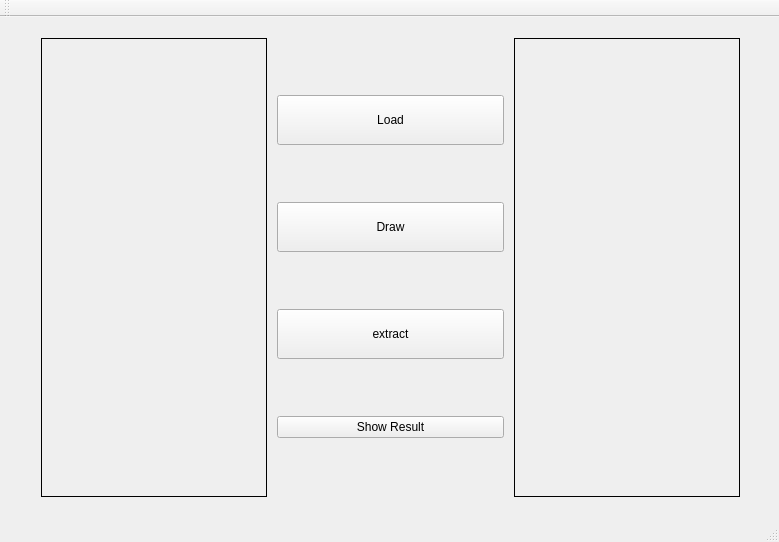
<?xml version="1.0" encoding="UTF-8"?>
<ui version="4.0">
 <class>MainWindow</class>
 <widget class="QMainWindow" name="MainWindow">
  <property name="geometry">
   <rect>
    <x>0</x>
    <y>0</y>
    <width>779</width>
    <height>542</height>
   </rect>
  </property>
  <property name="windowTitle">
   <string>MainWindow</string>
  </property>
  <widget class="QWidget" name="centralWidget">
   <widget class="QWidget" name="layoutWidget">
    <property name="geometry">
     <rect>
      <x>30</x>
      <y>10</y>
      <width>721</width>
      <height>481</height>
     </rect>
    </property>
    <layout class="QHBoxLayout" name="horizontalLayout">
     <property name="spacing">
      <number>10</number>
     </property>
     <property name="sizeConstraint">
      <enum>QLayout::SetMinimumSize</enum>
     </property>
     <item>
      <widget class="imgLabel" name="label_image">
       <property name="sizePolicy">
        <sizepolicy hsizetype="Minimum" vsizetype="Minimum">
         <horstretch>0</horstretch>
         <verstretch>0</verstretch>
        </sizepolicy>
       </property>
       <property name="frameShape">
        <enum>QFrame::Box</enum>
       </property>
       <property name="frameShadow">
        <enum>QFrame::Plain</enum>
       </property>
       <property name="text">
        <string/>
       </property>
       <property name="scaledContents">
        <bool>false</bool>
       </property>
       <property name="wordWrap">
        <bool>false</bool>
       </property>
      </widget>
     </item>
     <item>
      <layout class="QVBoxLayout" name="verticalLayout">
       <property name="spacing">
        <number>0</number>
       </property>
       <property name="sizeConstraint">
        <enum>QLayout::SetMinimumSize</enum>
       </property>
       <item>
        <widget class="QPushButton" name="pushButton_load">
         <property name="sizePolicy">
          <sizepolicy hsizetype="Minimum" vsizetype="Fixed">
           <horstretch>0</horstretch>
           <verstretch>0</verstretch>
          </sizepolicy>
         </property>
         <property name="minimumSize">
          <size>
           <width>210</width>
           <height>50</height>
          </size>
         </property>
         <property name="text">
          <string>Load</string>
         </property>
         <property name="icon">
          <iconset>
           <normaloff>:/MyIcons/png/photos13.png</normaloff>:/MyIcons/png/photos13.png</iconset>
         </property>
        </widget>
       </item>
       <item>
        <widget class="QPushButton" name="pushButton_draw">
         <property name="enabled">
          <bool>true</bool>
         </property>
         <property name="sizePolicy">
          <sizepolicy hsizetype="Minimum" vsizetype="Fixed">
           <horstretch>0</horstretch>
           <verstretch>0</verstretch>
          </sizepolicy>
         </property>
         <property name="minimumSize">
          <size>
           <width>210</width>
           <height>50</height>
          </size>
         </property>
         <property name="text">
          <string>Draw</string>
         </property>
         <property name="icon">
          <iconset>
           <normaloff>:/MyIcons/png/paint86.png</normaloff>:/MyIcons/png/paint86.png</iconset>
         </property>
         <property name="checkable">
          <bool>true</bool>
         </property>
        </widget>
       </item>
       <item>
        <widget class="QPushButton" name="pushButton_extract">
         <property name="sizePolicy">
          <sizepolicy hsizetype="Minimum" vsizetype="Fixed">
           <horstretch>0</horstretch>
           <verstretch>0</verstretch>
          </sizepolicy>
         </property>
         <property name="minimumSize">
          <size>
           <width>210</width>
           <height>50</height>
          </size>
         </property>
         <property name="text">
          <string>extract</string>
         </property>
         <property name="icon">
          <iconset>
           <normaloff>:/MyIcons/png/photo24.png</normaloff>:/MyIcons/png/photo24.png</iconset>
         </property>
        </widget>
       </item>
       <item>
        <widget class="QPushButton" name="pushButton_Result">
         <property name="text">
          <string>Show Result</string>
         </property>
        </widget>
       </item>
      </layout>
     </item>
     <item>
      <widget class="QLabel" name="label_drawing">
       <property name="sizePolicy">
        <sizepolicy hsizetype="Minimum" vsizetype="Minimum">
         <horstretch>0</horstretch>
         <verstretch>0</verstretch>
        </sizepolicy>
       </property>
       <property name="frameShape">
        <enum>QFrame::Box</enum>
       </property>
       <property name="text">
        <string/>
       </property>
      </widget>
     </item>
    </layout>
   </widget>
  </widget>
  <widget class="QMenuBar" name="menuBar">
   <property name="geometry">
    <rect>
     <x>0</x>
     <y>0</y>
     <width>779</width>
     <height>25</height>
    </rect>
   </property>
  </widget>
  <widget class="QToolBar" name="mainToolBar">
   <attribute name="toolBarArea">
    <enum>TopToolBarArea</enum>
   </attribute>
   <attribute name="toolBarBreak">
    <bool>false</bool>
   </attribute>
  </widget>
  <widget class="QStatusBar" name="statusBar"/>
 </widget>
 <layoutdefault spacing="6" margin="11"/>
 <customwidgets>
  <customwidget>
   <class>imgLabel</class>
   <extends>QLabel</extends>
   <header>common/imglabel.h</header>
  </customwidget>
 </customwidgets>
 <resources/>
 <connections/>
</ui>
